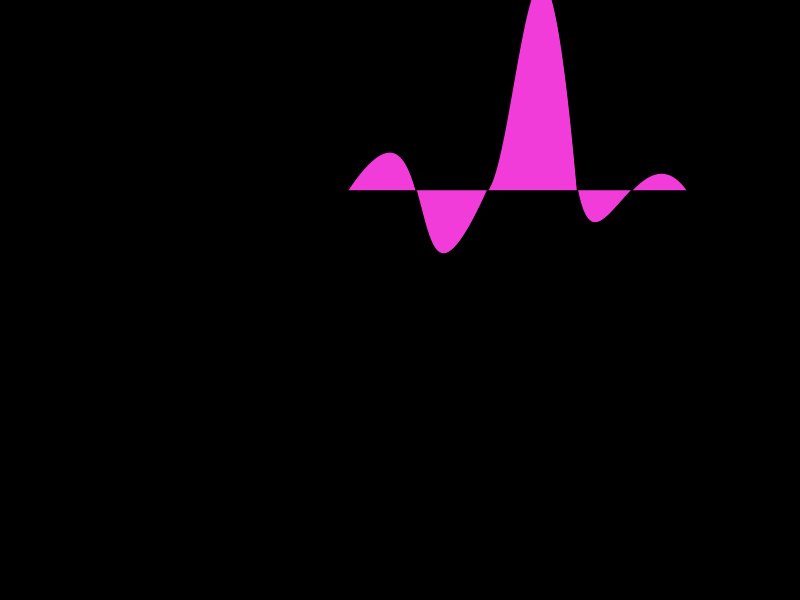
Frame 1 (no input)
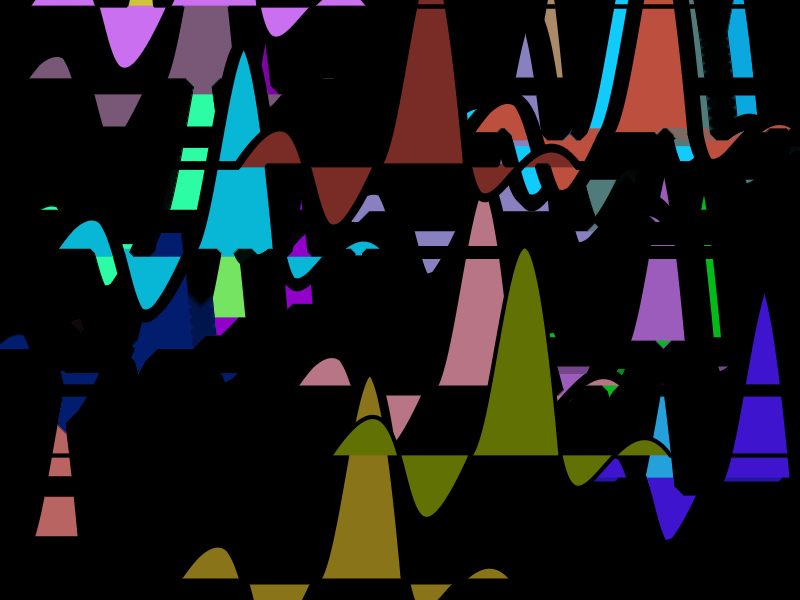
Frame 60 (the mouse pressed at the canvas centre just before this capture)
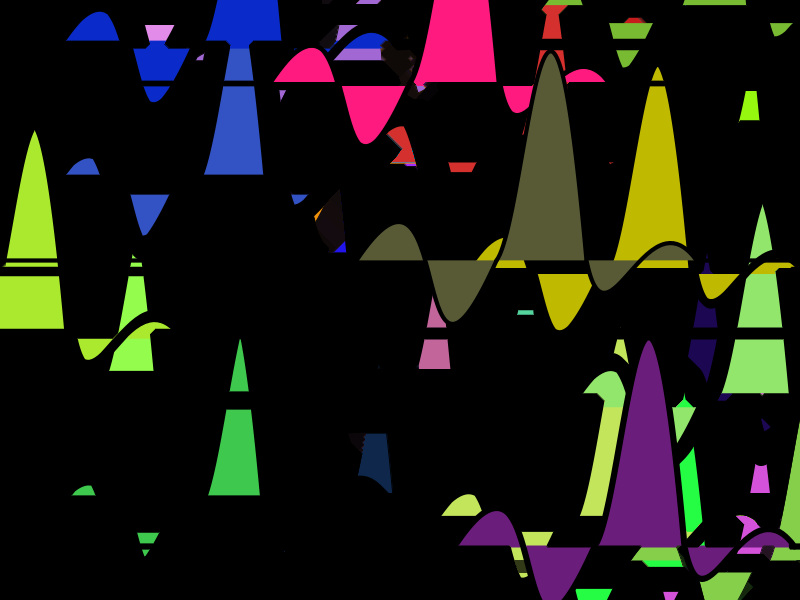
Frame 120 (the mouse held since frame 60 and released just before this capture)

The Processing sketch that drew these frames (run headless with seeded random() and noise(); from frame 60 on, the mouse is pressed at the canvas centre):

// Processing sketch: processing_7203
// ── processing_7203.pde

//IMPULSIVE HEARTS Version 1.0
//By: Siddharth Mankad
//Portfolio: http://www.behance.net/smmankad/Frame
//(cc)Copyleft 2010, National Institute of Design, PGC, Gandhinagar

void setup()
{
  smooth();
  size(800,600);
  background(0);
}

void draw()
{
  drawECG(random(width));
}

void drawECG(float center)
{
  stroke(0);
  strokeWeight(random(5));
  fill(random(255),random(255),random(255));
  filter(ERODE);
  float ry=random(height);
  float rx=random(width);

  float anchor_y1=ry;
  float anchor_y2=ry;

  float cx1=center-70.0;
  float cy1=ry-150.0;

  float cx2=center-70.0;
  float cy2=ry+200.0;

  float startx=center-170;
  float endx=center+170;
  float enddiff = abs(endx-width);

  bezier(0.0,ry,startx/3,ry,startx/2,ry,startx,ry);

  bezier(startx,anchor_y1,cx1,cy1,cx2-50,cy2,center-30,ry);
  bezier(center-30,ry,center,ry-40,center+20,ry-450,center+60,ry);
  bezier(center+60,ry,center+80,ry+100,center+120,ry-70,endx,ry);

  bezier(width,ry,width-10,ry,width-15,ry,endx,ry);

}
